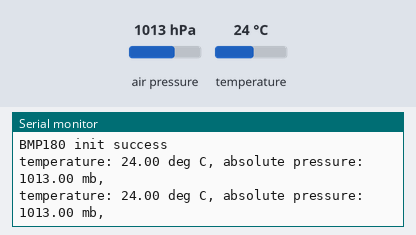
Bench run of a sketch on a simulated Arduino Uno, built with avr-gcc and run on an emulated ATmega328P. On the bench: the last lines printed to the serial monitor. The inputs (shaded band) are chosen by the test bench; at power-on: air pressure 1013 hPa, temperature 24 °C.

Above: at 1.8 s.
1.9 s: air pressure set to 952 hPa
At 2.9 s:
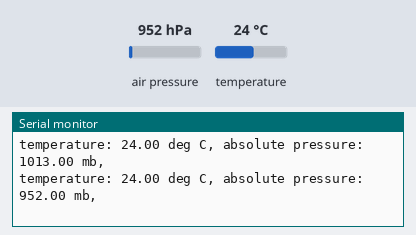
3.4 s: temperature set to 12 °C
At 4.7 s:
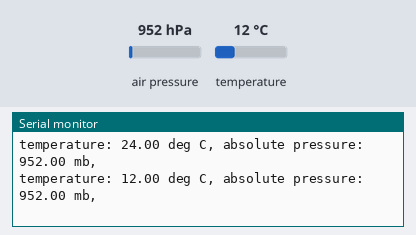
4.9 s: air pressure set to 975 hPa
At 5.6 s:
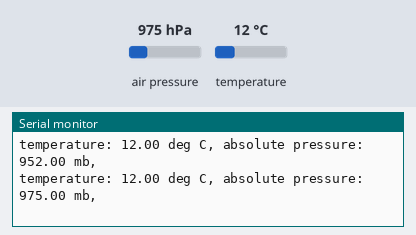
Timing chart, 0 to 7.9 s (numbered marks = the images above; inputs shaded):
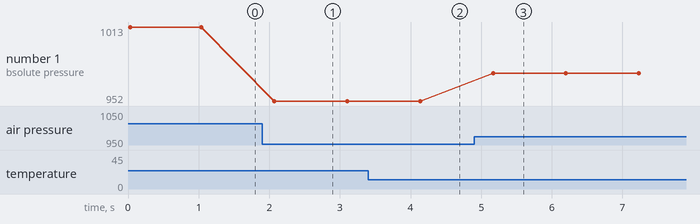

Measured:
- after the input at 1.9 s, the serial monitor: prints a new line after 0.17 s (image 1)
- after the input at 3.4 s, the serial monitor: prints a new line after 0.74 s (image 2)
- after the input at 4.9 s, the serial monitor: prints a new line after 0.27 s (image 3)
- plotted number 1: 1013 → 952 after the input at 1.9 s, 952 → 975 after the input at 4.9 s

The sketch:

pressure-test.ino
```cpp
#include <SFE_BMP180.h>
#include <Wire.h>

SFE_BMP180 pressure;
void setup()
{
  Serial.begin(9600);
  Serial.println("REBOOT");
  if (pressure.begin())
    Serial.println("BMP180 init success");
  else
  {
    Serial.println("BMP180 init fail\n\n");
    while(1); // Pause forever.
  }
}

void loop()
{
  char status;
  double T,P,p0,a;
  Serial.println();

  status = pressure.startTemperature();
  if (status != 0)
  {
    delay(status);
    status = pressure.getTemperature(T);
    if (status != 0)
    {
      Serial.print("temperature: ");
      Serial.print(T,2);
      Serial.print(" deg C, ");
      status = pressure.startPressure(3);
      if (status != 0)
      {
        delay(status);

        status = pressure.getPressure(P,T);
        if (status != 0)
        {
          Serial.print("absolute pressure: ");
          Serial.print(P,2);
          Serial.print(" mb, ");

        }
        else Serial.println("error retrieving pressure measurement\n");
      }
      else Serial.println("error starting pressure measurement\n");
    }
    else Serial.println("error retrieving temperature measurement\n");
  }
  else Serial.println("error starting temperature measurement\n");

  delay(1000); // Pause for 1 seconds
}
```
